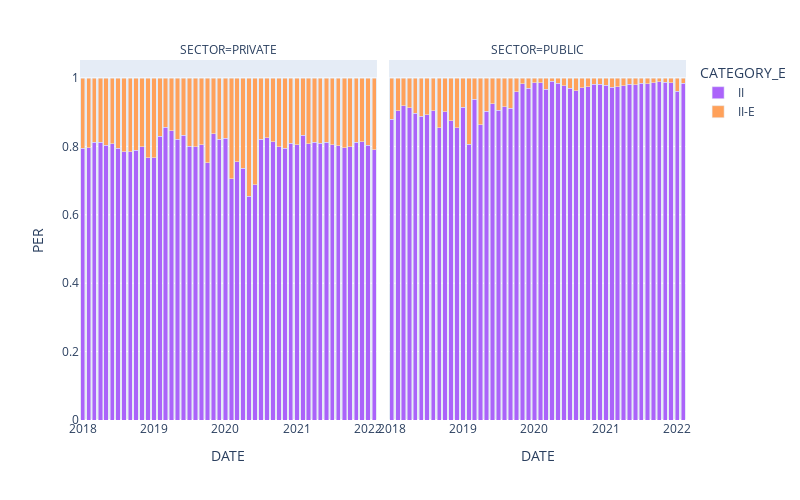

The notebook cell saved with this chart:
### Code cell
# PEOPLE SERVED
fig = px.bar(XYZ, 
             x="DATE", 
             y="PER", 
             color="CATEGORY_E", 
             barmode="stack", 
             facet_col="SECTOR",
             width=800, height=500,
             color_discrete_map = dict_colors,
             title='',
            )

fig.show()
